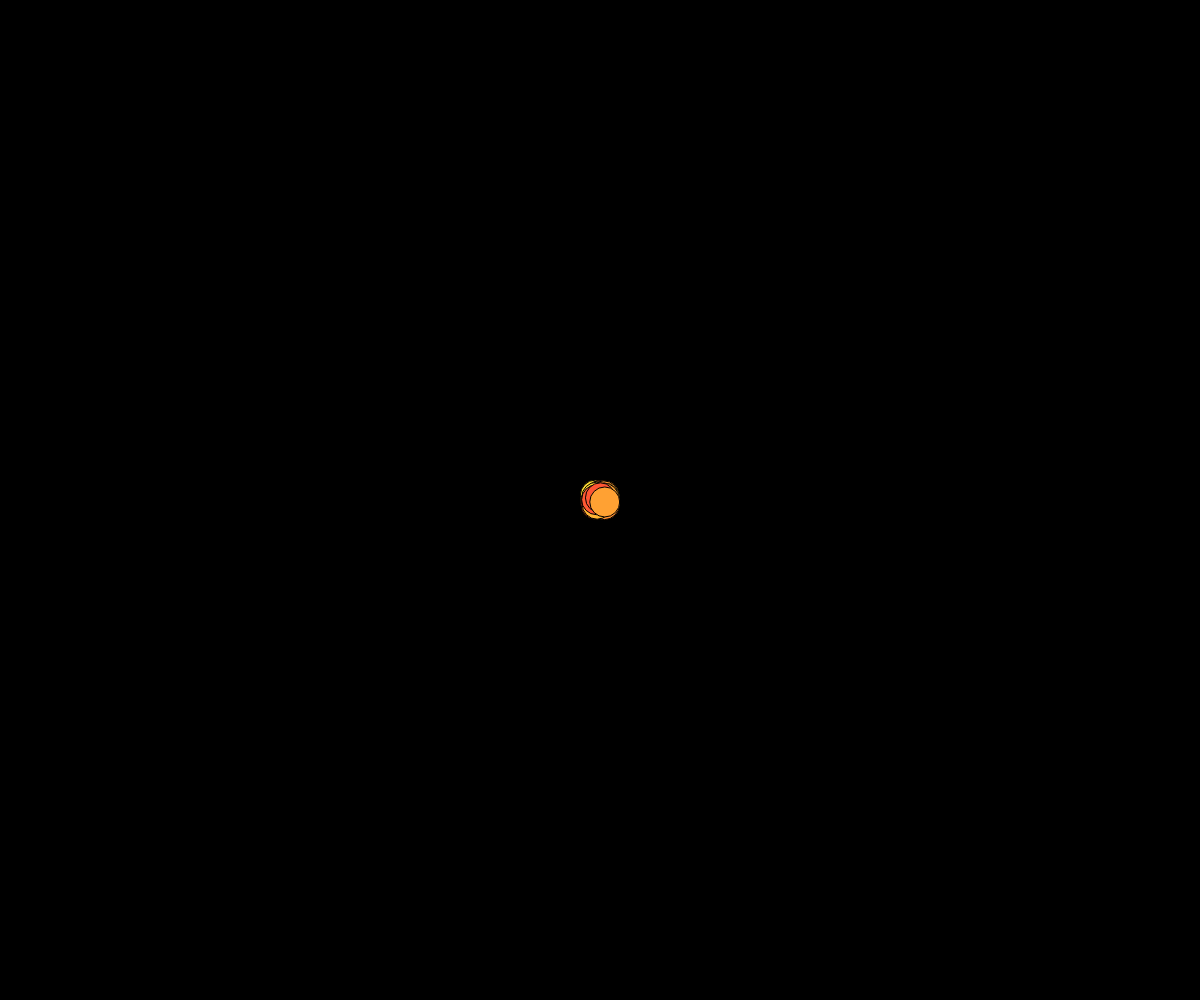
Frame 1 (no input)
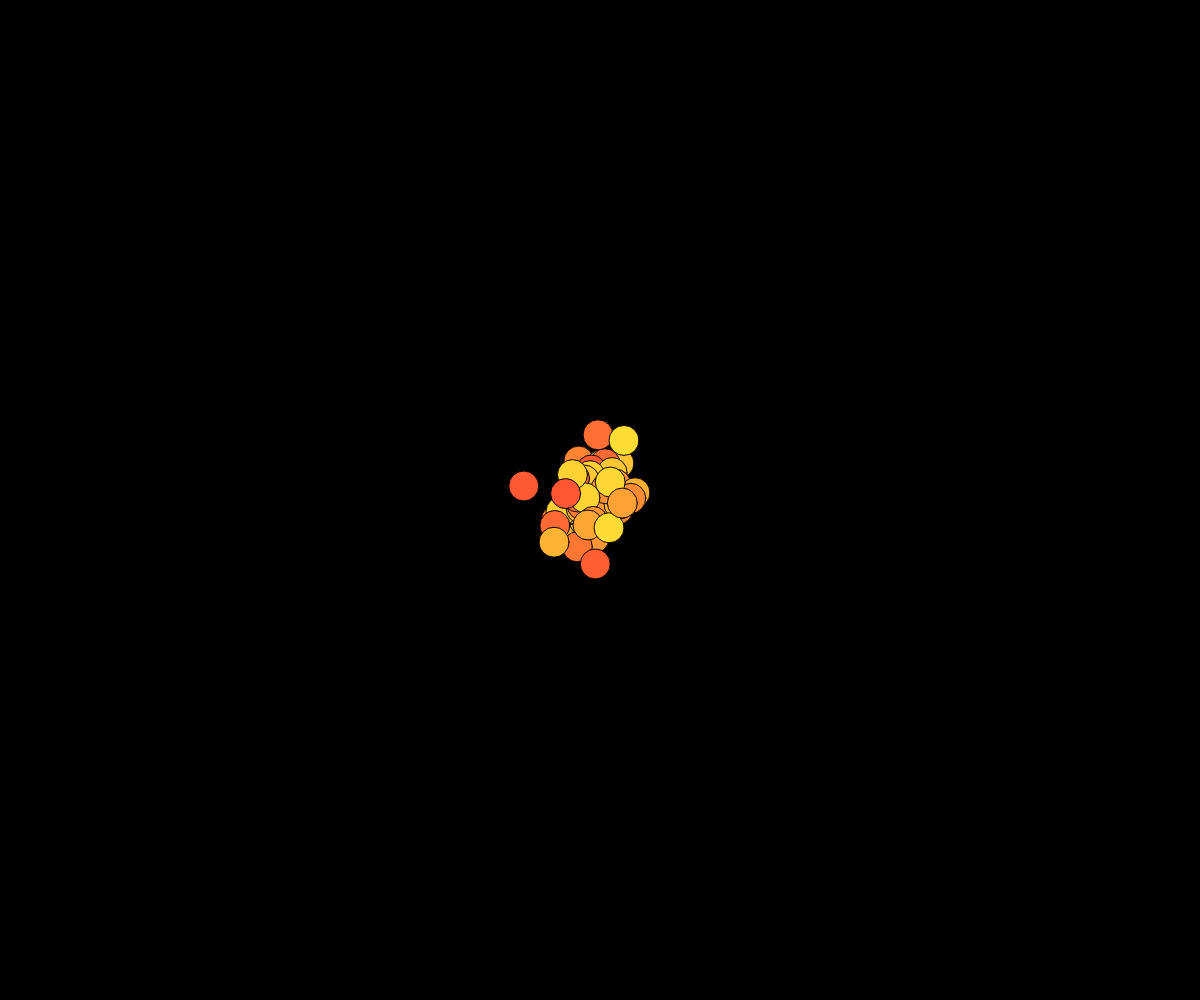
Frame 60 (no input)
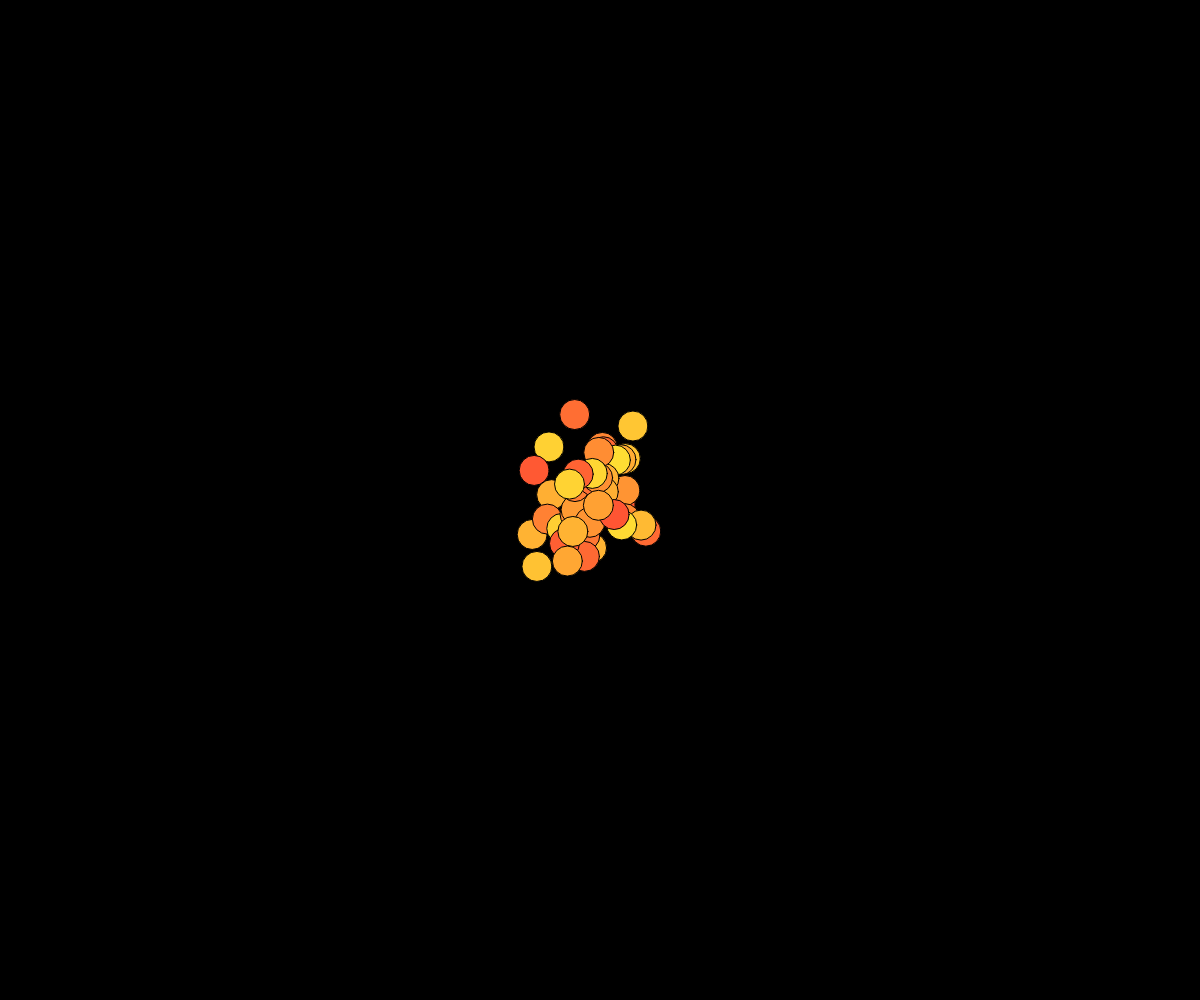
Frame 120 (the mouse pressed at the canvas centre since frame 60)

The p5.js sketch that drew these frames (run headless with seeded random() and noise() and a simulated clock; from frame 60 on, the mouse is pressed at the canvas centre):

// p5.js sketch
// ── sketch.js
let drunks = [];//square brackets indicate im making 
let drunkAmount =50;
// //an array

//an array is a variable that contains  multiple variables
//each indiviadual variable can be accessed using and
//index number that is fed into the square brackets
//like so: drunks[5] would give me the 6th drunk in the list


function setup() {
  createCanvas(windowWidth, windowHeight);
  background(100,180,130);
  x = width/2;
  y = height/2;
  colorMode(HSB);

 for(let i = 0; i<drunkAmount;i++){
  let drunkD = random(10,100);//diameters from 10 to 100
  let drunkSpeed = random(1,7);//speeds from 1 to 7
  let drunkHue = random(0,60);// hues from 0 to 60
  drunks[i]=new Drunk(width/2,height/2,random(30,30),5,random(10,50));
 }
}

function draw() {
  background(0);
  for(let i=0;i<drunks.length;i++){
    drunks[i].move();
    drunks[i].drawDrunk();
  }
}

class Drunk{//class declares a new type of object
  constructor(x,y,diameter,speed,hue){

    this.x=x;
    this.y=y;
    this.diameter=diameter;
    this.speed= speed;
    this.hue=hue;
    this.opacity=random(0,1);//you can also initialize variable

  }

move(){//you can declare functions or methods like this
  this.x = this.x+random(-this.speed,this.speed);
  this.y = this.y+random(-this.speed,this.speed);

}

drawDrunk(){
  fill(this.hue,80,100);
  circle(this.x,this.y,this.diameter);
}


}
